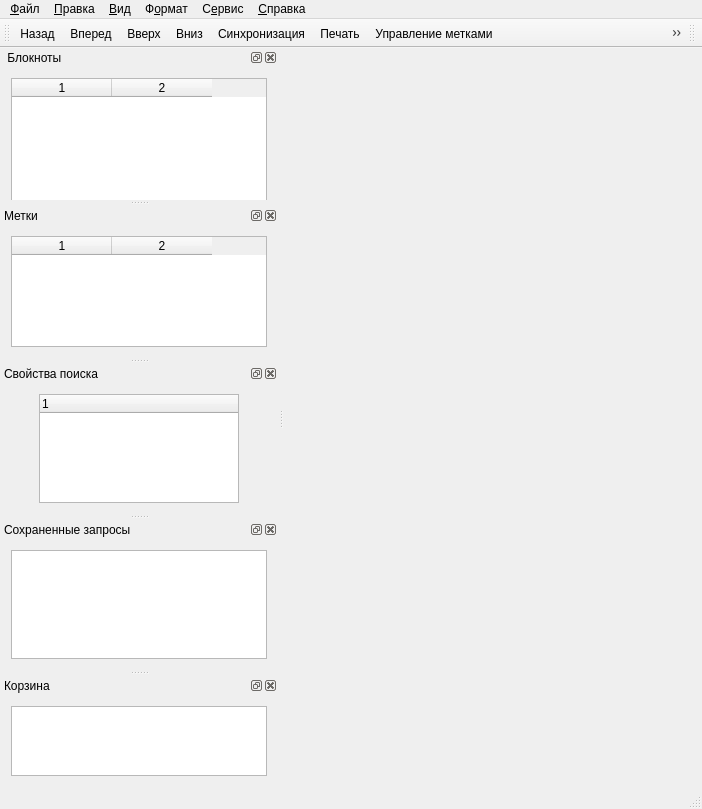
<?xml version="1.0" encoding="UTF-8"?>
<ui version="4.0">
 <class>MainWindow</class>
 <widget class="QMainWindow" name="MainWindow">
  <property name="windowModality">
   <enum>Qt::WindowModal</enum>
  </property>
  <property name="geometry">
   <rect>
    <x>0</x>
    <y>0</y>
    <width>702</width>
    <height>785</height>
   </rect>
  </property>
  <property name="windowTitle">
   <string>MainWindow</string>
  </property>
  <property name="toolButtonStyle">
   <enum>Qt::ToolButtonTextOnly</enum>
  </property>
  <property name="dockNestingEnabled">
   <bool>true</bool>
  </property>
  <widget class="QWidget" name="centralWidget"/>
  <widget class="QMenuBar" name="menuBar">
   <property name="geometry">
    <rect>
     <x>0</x>
     <y>0</y>
     <width>702</width>
     <height>21</height>
    </rect>
   </property>
   <widget class="QMenu" name="menuFile">
    <property name="title">
     <string>&amp;Файл</string>
    </property>
    <widget class="QMenu" name="menuNote">
     <property name="title">
      <string>Заметка</string>
     </property>
     <property name="icon">
      <iconset theme="x-office-document">
       <normaloff/>
      </iconset>
     </property>
     <addaction name="ActionNoteAdd"/>
     <addaction name="ActionNoteDelete"/>
     <addaction name="ActionNoteReindex"/>
     <addaction name="separator"/>
     <addaction name="ActionNoteSetLabels"/>
     <addaction name="separator"/>
     <addaction name="ActionNoteHistory"/>
     <addaction name="ActionNoteCopy"/>
     <addaction name="ActionNoteUnite"/>
    </widget>
    <widget class="QMenu" name="menuNotepad">
     <property name="title">
      <string>Блокнот</string>
     </property>
     <property name="icon">
      <iconset theme="folder">
       <normaloff/>
      </iconset>
     </property>
     <addaction name="ActionNotepadAdd"/>
     <addaction name="ActionNotepadProperties"/>
     <addaction name="ActionNotepadDelete"/>
     <addaction name="separator"/>
     <addaction name="ActionNotepadSetStack"/>
     <addaction name="ActionNotepadOpenClose"/>
    </widget>
    <widget class="QMenu" name="menuLabel">
     <property name="title">
      <string>Метка</string>
     </property>
     <property name="icon">
      <iconset resource="resource/icons.qrc">
       <normaloff>:/label/tag.png</normaloff>:/label/tag.png</iconset>
     </property>
     <addaction name="ActionLabelAdd"/>
     <addaction name="ActionLabelProperties"/>
     <addaction name="ActionLabelDelete"/>
     <addaction name="separator"/>
    </widget>
    <widget class="QMenu" name="menuRequest">
     <property name="title">
      <string>Запрос</string>
     </property>
     <addaction name="ActionRequestAdd"/>
     <addaction name="ActionRequestProperties"/>
     <addaction name="ActionRequestDelete"/>
    </widget>
    <addaction name="menuNote"/>
    <addaction name="menuNotepad"/>
    <addaction name="menuLabel"/>
    <addaction name="menuRequest"/>
    <addaction name="separator"/>
    <addaction name="ActionSendMail"/>
    <addaction name="ActionPrint"/>
    <addaction name="separator"/>
    <addaction name="ActionImportNotes"/>
    <addaction name="ActionExportChosenNotes"/>
    <addaction name="ActionBackupCopy"/>
    <addaction name="ActionRestoreDatabase"/>
    <addaction name="separator"/>
    <addaction name="ActionSelectiveSync"/>
    <addaction name="separator"/>
    <addaction name="ActionClenup"/>
    <addaction name="ActionExit"/>
   </widget>
   <widget class="QMenu" name="menuEdit">
    <property name="title">
     <string>&amp;Правка</string>
    </property>
    <addaction name="ActionFindInsideNote"/>
    <addaction name="separator"/>
    <addaction name="ActionUndo"/>
    <addaction name="ActionRedo"/>
    <addaction name="separator"/>
    <addaction name="ActionCut"/>
    <addaction name="ActionCopy"/>
    <addaction name="ActionInsert"/>
    <addaction name="ActionInsertAsText"/>
    <addaction name="separator"/>
    <addaction name="ActionSettings"/>
   </widget>
   <widget class="QMenu" name="menuView">
    <property name="title">
     <string>&amp;Вид</string>
    </property>
    <addaction name="ActionShowNoteInfo"/>
    <addaction name="ActionShowSource"/>
    <addaction name="separator"/>
    <addaction name="ActionWideListView"/>
    <addaction name="ActionNarrowListView"/>
    <addaction name="ActionPleliminaryView"/>
    <addaction name="separator"/>
    <addaction name="ActionShowNotesList"/>
    <addaction name="ActionShowSearchBar"/>
    <addaction name="ActionShowQuotaLimit"/>
    <addaction name="ActionShowZoom"/>
    <addaction name="ActionShowNotepadList"/>
    <addaction name="ActionShowLabelList"/>
    <addaction name="ActionShowSearchProperties"/>
    <addaction name="ActionShowSavedRequests"/>
    <addaction name="ActionShowTrash"/>
    <addaction name="ActionShowEditorPanel"/>
    <addaction name="ActionHideAdditionalPanels"/>
    <addaction name="ActionShowInstrumentsPanel"/>
   </widget>
   <widget class="QMenu" name="menuFormat">
    <property name="title">
     <string>Ф&amp;ормат</string>
    </property>
    <widget class="QMenu" name="menuTable">
     <property name="title">
      <string>Таблица</string>
     </property>
     <addaction name="ActionInsertTable"/>
     <addaction name="ActionInsertRow"/>
     <addaction name="ActionInsertColumn"/>
     <addaction name="ActionRemoveRow"/>
     <addaction name="ActionRemoveColumn"/>
    </widget>
    <widget class="QMenu" name="menuImage">
     <property name="title">
      <string>Изображение</string>
     </property>
     <property name="icon">
      <iconset theme="image-x-generic">
       <normaloff/>
      </iconset>
     </property>
     <addaction name="ActionSaveImage"/>
     <addaction name="ActionRotateClockwise"/>
     <addaction name="ActionRotateCounterClockwise"/>
    </widget>
    <widget class="QMenu" name="menuAlign">
     <property name="title">
      <string>Выровнять</string>
     </property>
     <addaction name="ActionAlignLeft"/>
     <addaction name="ActionAlignCenter"/>
     <addaction name="ActionAlignRight"/>
    </widget>
    <widget class="QMenu" name="menuList">
     <property name="title">
      <string>Вставить список</string>
     </property>
     <addaction name="ActionInsertBulletedList"/>
     <addaction name="ActionInsertNumberedList"/>
    </widget>
    <widget class="QMenu" name="menuIndentation">
     <property name="title">
      <string>Отступ</string>
     </property>
     <addaction name="ActionIncreaseIndentation"/>
     <addaction name="ActionDecreaseIndentation"/>
    </widget>
    <addaction name="ActionFontBold"/>
    <addaction name="ActionFontUnderlined"/>
    <addaction name="ActionFontItalic"/>
    <addaction name="separator"/>
    <addaction name="ActionFontStrikeout"/>
    <addaction name="ActionInsertHorizontalLine"/>
    <addaction name="separator"/>
    <addaction name="ActionUpperIndex"/>
    <addaction name="ActionLowerIndex"/>
    <addaction name="separator"/>
    <addaction name="menuTable"/>
    <addaction name="menuImage"/>
    <addaction name="separator"/>
    <addaction name="menuAlign"/>
    <addaction name="menuList"/>
    <addaction name="menuIndentation"/>
   </widget>
   <widget class="QMenu" name="menuService">
    <property name="title">
     <string>С&amp;ервис</string>
    </property>
    <addaction name="ActionSync"/>
    <addaction name="ActionConnect"/>
    <addaction name="separator"/>
    <addaction name="ActionSpellCheck"/>
    <addaction name="ActionAccountInfo"/>
    <addaction name="ActionReindexDatabase"/>
    <addaction name="ActionDisableNotesIndexing"/>
    <addaction name="separator"/>
    <addaction name="ActionEncryptDatabase"/>
    <addaction name="ActionDatabaseStatus"/>
    <addaction name="separator"/>
    <addaction name="ActionImportFolders"/>
   </widget>
   <widget class="QMenu" name="menuHelp">
    <property name="title">
     <string>&amp;Справка</string>
    </property>
    <addaction name="ActionReleaseComments"/>
    <addaction name="ActionCheckForUpdates"/>
    <addaction name="ActionViewLogs"/>
   </widget>
   <addaction name="menuFile"/>
   <addaction name="menuEdit"/>
   <addaction name="menuView"/>
   <addaction name="menuFormat"/>
   <addaction name="menuService"/>
   <addaction name="menuHelp"/>
  </widget>
  <widget class="QToolBar" name="mainToolBar">
   <property name="toolButtonStyle">
    <enum>Qt::ToolButtonIconOnly</enum>
   </property>
   <attribute name="toolBarArea">
    <enum>TopToolBarArea</enum>
   </attribute>
   <attribute name="toolBarBreak">
    <bool>false</bool>
   </attribute>
   <addaction name="ActionGoPrevious"/>
   <addaction name="ActionGoNext"/>
   <addaction name="ActionGoUp"/>
   <addaction name="ActionGoDown"/>
   <addaction name="ActionSynchronizeButton"/>
   <addaction name="ActionPrint"/>
   <addaction name="ActionManageLabelsButton"/>
   <addaction name="ActionShowNoteAttributesButton"/>
   <addaction name="ActionSendMail"/>
   <addaction name="ActionNoteDelete"/>
   <addaction name="ActionNoteAdd"/>
  </widget>
  <widget class="QStatusBar" name="statusBar">
   <property name="enabled">
    <bool>true</bool>
   </property>
  </widget>
  <widget class="QDockWidget" name="dockNotebooks">
   <property name="sizePolicy">
    <sizepolicy hsizetype="Expanding" vsizetype="Expanding">
     <horstretch>0</horstretch>
     <verstretch>0</verstretch>
    </sizepolicy>
   </property>
   <property name="minimumSize">
    <size>
     <width>150</width>
     <height>152</height>
    </size>
   </property>
   <property name="maximumSize">
    <size>
     <width>350</width>
     <height>349</height>
    </size>
   </property>
   <property name="features">
    <set>QDockWidget::AllDockWidgetFeatures</set>
   </property>
   <property name="windowTitle">
    <string> Блокноты</string>
   </property>
   <attribute name="dockWidgetArea">
    <number>1</number>
   </attribute>
   <widget class="QWidget" name="dockContentsNotebooks">
    <property name="minimumSize">
     <size>
      <width>150</width>
      <height>130</height>
     </size>
    </property>
    <property name="maximumSize">
     <size>
      <width>350</width>
      <height>330</height>
     </size>
    </property>
    <property name="autoFillBackground">
     <bool>false</bool>
    </property>
    <layout class="QHBoxLayout" name="horizontalLayout">
     <item>
      <widget class="QTableWidget" name="tableNotebooks">
       <property name="minimumSize">
        <size>
         <width>140</width>
         <height>130</height>
        </size>
       </property>
       <property name="maximumSize">
        <size>
         <width>340</width>
         <height>330</height>
        </size>
       </property>
       <property name="mouseTracking">
        <bool>false</bool>
       </property>
       <property name="layoutDirection">
        <enum>Qt::LeftToRight</enum>
       </property>
       <property name="sortingEnabled">
        <bool>true</bool>
       </property>
       <property name="columnCount">
        <number>2</number>
       </property>
       <column/>
       <column/>
      </widget>
     </item>
    </layout>
   </widget>
  </widget>
  <widget class="QDockWidget" name="dockLabels">
   <property name="sizePolicy">
    <sizepolicy hsizetype="Expanding" vsizetype="Expanding">
     <horstretch>0</horstretch>
     <verstretch>0</verstretch>
    </sizepolicy>
   </property>
   <property name="minimumSize">
    <size>
     <width>150</width>
     <height>152</height>
    </size>
   </property>
   <property name="maximumSize">
    <size>
     <width>350</width>
     <height>350</height>
    </size>
   </property>
   <property name="features">
    <set>QDockWidget::AllDockWidgetFeatures</set>
   </property>
   <property name="windowTitle">
    <string>Метки</string>
   </property>
   <attribute name="dockWidgetArea">
    <number>1</number>
   </attribute>
   <widget class="QWidget" name="dockContentsLabels">
    <property name="sizePolicy">
     <sizepolicy hsizetype="Preferred" vsizetype="Preferred">
      <horstretch>0</horstretch>
      <verstretch>0</verstretch>
     </sizepolicy>
    </property>
    <property name="minimumSize">
     <size>
      <width>150</width>
      <height>130</height>
     </size>
    </property>
    <property name="maximumSize">
     <size>
      <width>350</width>
      <height>350</height>
     </size>
    </property>
    <layout class="QHBoxLayout" name="horizontalLayout_2">
     <item>
      <widget class="QTableWidget" name="tableLabels">
       <property name="columnCount">
        <number>2</number>
       </property>
       <column/>
       <column/>
      </widget>
     </item>
    </layout>
   </widget>
  </widget>
  <widget class="QDockWidget" name="dockSearchProperties">
   <property name="sizePolicy">
    <sizepolicy hsizetype="Expanding" vsizetype="Expanding">
     <horstretch>0</horstretch>
     <verstretch>0</verstretch>
    </sizepolicy>
   </property>
   <property name="minimumSize">
    <size>
     <width>150</width>
     <height>150</height>
    </size>
   </property>
   <property name="maximumSize">
    <size>
     <width>1000</width>
     <height>1000</height>
    </size>
   </property>
   <property name="windowTitle">
    <string>Свойства поиска</string>
   </property>
   <attribute name="dockWidgetArea">
    <number>1</number>
   </attribute>
   <widget class="QWidget" name="dockContentsSearchProperties">
    <layout class="QHBoxLayout" name="horizontalLayout_3">
     <item>
      <widget class="QTreeWidget" name="treeSearchProperties">
       <property name="minimumSize">
        <size>
         <width>100</width>
         <height>100</height>
        </size>
       </property>
       <property name="maximumSize">
        <size>
         <width>200</width>
         <height>300</height>
        </size>
       </property>
       <column>
        <property name="text">
         <string notr="true">1</string>
        </property>
       </column>
      </widget>
     </item>
    </layout>
   </widget>
  </widget>
  <widget class="QDockWidget" name="dockSavedRequests">
   <property name="minimumSize">
    <size>
     <width>150</width>
     <height>150</height>
    </size>
   </property>
   <property name="maximumSize">
    <size>
     <width>1000</width>
     <height>1000</height>
    </size>
   </property>
   <property name="windowTitle">
    <string>Сохраненные запросы</string>
   </property>
   <attribute name="dockWidgetArea">
    <number>1</number>
   </attribute>
   <widget class="QWidget" name="dockContentsSavedRequests">
    <layout class="QHBoxLayout" name="horizontalLayout_4">
     <item>
      <widget class="QListWidget" name="listSavedRequests"/>
     </item>
    </layout>
   </widget>
  </widget>
  <widget class="QToolBar" name="toolBar">
   <property name="windowTitle">
    <string>toolBar</string>
   </property>
   <attribute name="toolBarArea">
    <enum>TopToolBarArea</enum>
   </attribute>
   <attribute name="toolBarBreak">
    <bool>false</bool>
   </attribute>
  </widget>
  <widget class="QDockWidget" name="dockTrash">
   <property name="windowTitle">
    <string>Корзина</string>
   </property>
   <attribute name="dockWidgetArea">
    <number>1</number>
   </attribute>
   <widget class="QWidget" name="dockContentsTrash">
    <layout class="QHBoxLayout" name="horizontalLayout_5">
     <item>
      <widget class="QListWidget" name="listTrash"/>
     </item>
    </layout>
   </widget>
  </widget>
  <action name="ActionNoteAdd">
   <property name="icon">
    <iconset theme="document-new">
     <normaloff/>
    </iconset>
   </property>
   <property name="text">
    <string>Добавить</string>
   </property>
   <property name="shortcut">
    <string>Ctrl+N</string>
   </property>
   <property name="shortcutContext">
    <enum>Qt::WindowShortcut</enum>
   </property>
  </action>
  <action name="ActionNoteDelete">
   <property name="icon">
    <iconset theme="edit-delete">
     <normaloff/>
    </iconset>
   </property>
   <property name="text">
    <string>Удалить</string>
   </property>
  </action>
  <action name="ActionNoteReindex">
   <property name="text">
    <string>Переиндексировать</string>
   </property>
  </action>
  <action name="ActionNoteSetLabels">
   <property name="text">
    <string>Присвоить метки</string>
   </property>
  </action>
  <action name="ActionNoteHistory">
   <property name="text">
    <string>История заметки</string>
   </property>
  </action>
  <action name="ActionNoteCopy">
   <property name="icon">
    <iconset theme="edit-copy">
     <normaloff/>
    </iconset>
   </property>
   <property name="text">
    <string>Копировать</string>
   </property>
  </action>
  <action name="ActionNoteUnite">
   <property name="text">
    <string>Объединить заметки</string>
   </property>
  </action>
  <action name="ActionNotepadAdd">
   <property name="icon">
    <iconset theme="folder-new">
     <normaloff/>
    </iconset>
   </property>
   <property name="text">
    <string>Добавить</string>
   </property>
  </action>
  <action name="ActionNotepadProperties">
   <property name="text">
    <string>Свойства</string>
   </property>
  </action>
  <action name="ActionNotepadDelete">
   <property name="icon">
    <iconset theme="edit-delete">
     <normaloff/>
    </iconset>
   </property>
   <property name="text">
    <string>Удалить</string>
   </property>
  </action>
  <action name="ActionNotepadSetStack">
   <property name="icon">
    <iconset theme="list-add">
     <normaloff/>
    </iconset>
   </property>
   <property name="text">
    <string>Добавить в набор</string>
   </property>
  </action>
  <action name="ActionNotepadOpenClose">
   <property name="text">
    <string>Открыть/закрыть блокноты</string>
   </property>
  </action>
  <action name="ActionNotepadChangeIcon">
   <property name="text">
    <string>Установить лого</string>
   </property>
  </action>
  <action name="ActionLabelAdd">
   <property name="text">
    <string>Добавить</string>
   </property>
  </action>
  <action name="ActionLabelProperties">
   <property name="text">
    <string>Свойства</string>
   </property>
  </action>
  <action name="ActionLabelDelete">
   <property name="text">
    <string>Удалить</string>
   </property>
  </action>
  <action name="ActionLabelUnite">
   <property name="text">
    <string>Объединить метки</string>
   </property>
  </action>
  <action name="ActionLabelChangeIcon">
   <property name="text">
    <string>Изменить лого</string>
   </property>
  </action>
  <action name="ActionRequestAdd">
   <property name="text">
    <string>Добавить</string>
   </property>
  </action>
  <action name="ActionRequestProperties">
   <property name="text">
    <string>Свойства</string>
   </property>
  </action>
  <action name="ActionRequestDelete">
   <property name="text">
    <string>Удалить</string>
   </property>
  </action>
  <action name="ActionRequestChangeIcon">
   <property name="text">
    <string>Изменить лого</string>
   </property>
  </action>
  <action name="ActionSendMail">
   <property name="icon">
    <iconset theme="mail-send">
     <normaloff/>
    </iconset>
   </property>
   <property name="text">
    <string>Отправить по почте</string>
   </property>
   <property name="shortcut">
    <string>Ctrl+Shift+E</string>
   </property>
  </action>
  <action name="ActionPrint">
   <property name="icon">
    <iconset theme="printer">
     <normaloff/>
    </iconset>
   </property>
   <property name="text">
    <string>Печать</string>
   </property>
   <property name="shortcut">
    <string>Ctrl+P</string>
   </property>
  </action>
  <action name="ActionImportNotes">
   <property name="text">
    <string>Импорт заметок</string>
   </property>
  </action>
  <action name="ActionExportChosenNotes">
   <property name="text">
    <string>Экспорт выделенных заметок</string>
   </property>
  </action>
  <action name="ActionBackupCopy">
   <property name="text">
    <string>Резервное копирование базы данных</string>
   </property>
  </action>
  <action name="ActionRestoreDatabase">
   <property name="text">
    <string>Восстановление базы данных</string>
   </property>
  </action>
  <action name="ActionSelectiveSync">
   <property name="text">
    <string>Выборочная синхронизация</string>
   </property>
  </action>
  <action name="ActionClenup">
   <property name="icon">
    <iconset theme="user-trash">
     <normaloff/>
    </iconset>
   </property>
   <property name="text">
    <string>Очистить корзину</string>
   </property>
  </action>
  <action name="ActionExit">
   <property name="icon">
    <iconset theme="application-exit">
     <normaloff/>
    </iconset>
   </property>
   <property name="text">
    <string>Выход</string>
   </property>
   <property name="shortcut">
    <string>Ctrl+Q</string>
   </property>
  </action>
  <action name="ActionFindInsideNote">
   <property name="icon">
    <iconset theme="system-search">
     <normaloff/>
    </iconset>
   </property>
   <property name="text">
    <string>Найти внутри заметки</string>
   </property>
   <property name="shortcut">
    <string>Ctrl+F</string>
   </property>
  </action>
  <action name="ActionUndo">
   <property name="icon">
    <iconset theme="edit-undo">
     <normaloff/>
    </iconset>
   </property>
   <property name="text">
    <string>Отменить</string>
   </property>
   <property name="shortcut">
    <string>Ctrl+Z</string>
   </property>
  </action>
  <action name="ActionRedo">
   <property name="icon">
    <iconset theme="edit-redo">
     <normaloff/>
    </iconset>
   </property>
   <property name="text">
    <string>Вернуть</string>
   </property>
   <property name="shortcut">
    <string>Ctrl+Y</string>
   </property>
  </action>
  <action name="ActionCut">
   <property name="icon">
    <iconset theme="edit-cut">
     <normaloff/>
    </iconset>
   </property>
   <property name="text">
    <string>Вырезать</string>
   </property>
   <property name="shortcut">
    <string>Ctrl+X</string>
   </property>
  </action>
  <action name="ActionCopy">
   <property name="icon">
    <iconset theme="edit-copy">
     <normaloff/>
    </iconset>
   </property>
   <property name="text">
    <string>Копировать</string>
   </property>
   <property name="shortcut">
    <string>Ctrl+C</string>
   </property>
  </action>
  <action name="ActionInsert">
   <property name="icon">
    <iconset theme="edit-paste">
     <normaloff/>
    </iconset>
   </property>
   <property name="text">
    <string>Вставить</string>
   </property>
   <property name="shortcut">
    <string>Ctrl+V</string>
   </property>
  </action>
  <action name="ActionInsertAsText">
   <property name="icon">
    <iconset theme="insert-text">
     <normaloff/>
    </iconset>
   </property>
   <property name="text">
    <string>Вставить как текст</string>
   </property>
   <property name="shortcut">
    <string>Ctrl+Shift+P</string>
   </property>
  </action>
  <action name="ActionSettings">
   <property name="icon">
    <iconset theme="emblem-system">
     <normaloff/>
    </iconset>
   </property>
   <property name="text">
    <string>Настройки</string>
   </property>
  </action>
  <action name="ActionShowNoteInfo">
   <property name="checkable">
    <bool>true</bool>
   </property>
   <property name="checked">
    <bool>true</bool>
   </property>
   <property name="text">
    <string>Показать информацию о заметке</string>
   </property>
   <property name="shortcut">
    <string>F8</string>
   </property>
  </action>
  <action name="ActionShowSource">
   <property name="checkable">
    <bool>true</bool>
   </property>
   <property name="text">
    <string>Показать источник</string>
   </property>
  </action>
  <action name="ActionWideListView">
   <property name="checkable">
    <bool>true</bool>
   </property>
   <property name="checked">
    <bool>true</bool>
   </property>
   <property name="text">
    <string>Расширенный вид</string>
   </property>
  </action>
  <action name="ActionNarrowListView">
   <property name="checkable">
    <bool>true</bool>
   </property>
   <property name="text">
    <string>Сжатый вид</string>
   </property>
  </action>
  <action name="ActionPleliminaryView">
   <property name="text">
    <string>Предварительный просмотр</string>
   </property>
  </action>
  <action name="ActionShowNotesList">
   <property name="checkable">
    <bool>true</bool>
   </property>
   <property name="checked">
    <bool>true</bool>
   </property>
   <property name="text">
    <string>Показать список заметок</string>
   </property>
   <property name="shortcut">
    <string>F10</string>
   </property>
  </action>
  <action name="ActionShowSearchBar">
   <property name="checkable">
    <bool>true</bool>
   </property>
   <property name="text">
    <string>Показать окно поиска</string>
   </property>
  </action>
  <action name="ActionShowQuotaLimit">
   <property name="checkable">
    <bool>true</bool>
   </property>
   <property name="text">
    <string>Показать лимит доступного места</string>
   </property>
  </action>
  <action name="ActionShowZoom">
   <property name="checkable">
    <bool>true</bool>
   </property>
   <property name="checked">
    <bool>true</bool>
   </property>
   <property name="text">
    <string>Показать коэффициент увеличения шрифта</string>
   </property>
  </action>
  <action name="ActionShowNotepadList">
   <property name="checkable">
    <bool>true</bool>
   </property>
   <property name="checked">
    <bool>true</bool>
   </property>
   <property name="text">
    <string>Показать список блокнотов</string>
   </property>
  </action>
  <action name="ActionShowLabelList">
   <property name="checkable">
    <bool>true</bool>
   </property>
   <property name="checked">
    <bool>true</bool>
   </property>
   <property name="text">
    <string>Показать список меток</string>
   </property>
  </action>
  <action name="ActionShowSearchProperties">
   <property name="checkable">
    <bool>true</bool>
   </property>
   <property name="checked">
    <bool>true</bool>
   </property>
   <property name="text">
    <string>Показать свойства поиска</string>
   </property>
  </action>
  <action name="ActionShowSavedRequests">
   <property name="checkable">
    <bool>true</bool>
   </property>
   <property name="checked">
    <bool>true</bool>
   </property>
   <property name="text">
    <string>Показать сохранённые запросы</string>
   </property>
  </action>
  <action name="ActionShowTrash">
   <property name="checkable">
    <bool>true</bool>
   </property>
   <property name="checked">
    <bool>true</bool>
   </property>
   <property name="text">
    <string>Показать корзину</string>
   </property>
  </action>
  <action name="ActionShowEditorPanel">
   <property name="checkable">
    <bool>true</bool>
   </property>
   <property name="checked">
    <bool>true</bool>
   </property>
   <property name="text">
    <string>Показать панель редактирования</string>
   </property>
  </action>
  <action name="ActionHideAdditionalPanels">
   <property name="checkable">
    <bool>true</bool>
   </property>
   <property name="text">
    <string>Скрыть дополнительные панели</string>
   </property>
   <property name="shortcut">
    <string>F11</string>
   </property>
  </action>
  <action name="ActionShowInstrumentsPanel">
   <property name="checkable">
    <bool>true</bool>
   </property>
   <property name="checked">
    <bool>true</bool>
   </property>
   <property name="text">
    <string>Показать панель инструментов</string>
   </property>
  </action>
  <action name="ActionFontBold">
   <property name="icon">
    <iconset theme="format-text-bold">
     <normaloff/>
    </iconset>
   </property>
   <property name="text">
    <string>Полужирный</string>
   </property>
   <property name="shortcut">
    <string>Ctrl+B</string>
   </property>
  </action>
  <action name="ActionFontUnderlined">
   <property name="icon">
    <iconset theme="format-text-underline">
     <normaloff/>
    </iconset>
   </property>
   <property name="text">
    <string>Подчеркнутый</string>
   </property>
   <property name="shortcut">
    <string>Ctrl+U</string>
   </property>
  </action>
  <action name="ActionFontItalic">
   <property name="icon">
    <iconset theme="format-text-italic">
     <normaloff/>
    </iconset>
   </property>
   <property name="text">
    <string>Курсив</string>
   </property>
   <property name="shortcut">
    <string>Ctrl+I</string>
   </property>
  </action>
  <action name="ActionFontStrikeout">
   <property name="icon">
    <iconset theme="format-text-strikethrough">
     <normaloff/>
    </iconset>
   </property>
   <property name="text">
    <string>Зачеркнутый</string>
   </property>
   <property name="shortcut">
    <string>Ctrl+-</string>
   </property>
  </action>
  <action name="ActionInsertHorizontalLine">
   <property name="text">
    <string>Вставить горизонтальную линию</string>
   </property>
  </action>
  <action name="ActionUpperIndex">
   <property name="icon">
    <iconset theme="go-top">
     <normaloff/>
    </iconset>
   </property>
   <property name="text">
    <string>Верхний индекс</string>
   </property>
   <property name="shortcut">
    <string>Ctrl+]</string>
   </property>
  </action>
  <action name="ActionLowerIndex">
   <property name="icon">
    <iconset theme="go-bottom">
     <normaloff/>
    </iconset>
   </property>
   <property name="text">
    <string>Нижний индекс</string>
   </property>
   <property name="shortcut">
    <string>Ctrl+[</string>
   </property>
  </action>
  <action name="ActionInsertTable">
   <property name="icon">
    <iconset resource="resource/icons.qrc">
     <normaloff>:/format_text_elements/insert_table.png</normaloff>:/format_text_elements/insert_table.png</iconset>
   </property>
   <property name="text">
    <string>Вставить таблицу</string>
   </property>
  </action>
  <action name="ActionInsertRow">
   <property name="text">
    <string>Вставить строку</string>
   </property>
  </action>
  <action name="ActionInsertColumn">
   <property name="text">
    <string>Вставить столбец</string>
   </property>
  </action>
  <action name="ActionRemoveRow">
   <property name="text">
    <string>Удалить строку</string>
   </property>
  </action>
  <action name="ActionRemoveColumn">
   <property name="text">
    <string>Удалить столбец</string>
   </property>
  </action>
  <action name="ActionSaveImage">
   <property name="icon">
    <iconset theme="document-save">
     <normaloff/>
    </iconset>
   </property>
   <property name="text">
    <string>Сохранить изображение</string>
   </property>
  </action>
  <action name="ActionRotateClockwise">
   <property name="icon">
    <iconset theme="object-rotate-right">
     <normaloff/>
    </iconset>
   </property>
   <property name="text">
    <string>Повернуть по часовой стрелке</string>
   </property>
  </action>
  <action name="ActionRotateCounterClockwise">
   <property name="icon">
    <iconset theme="object-rotate-left">
     <normaloff/>
    </iconset>
   </property>
   <property name="text">
    <string>Повернуть против часовой стрелки</string>
   </property>
  </action>
  <action name="ActionAlignLeft">
   <property name="icon">
    <iconset theme="format-justify-left">
     <normaloff/>
    </iconset>
   </property>
   <property name="text">
    <string>Влево</string>
   </property>
   <property name="shortcut">
    <string>Ctrl+L</string>
   </property>
  </action>
  <action name="ActionAlignCenter">
   <property name="icon">
    <iconset theme="format-justify-center">
     <normaloff/>
    </iconset>
   </property>
   <property name="text">
    <string>По центру</string>
   </property>
   <property name="shortcut">
    <string>Ctrl+E</string>
   </property>
  </action>
  <action name="ActionAlignRight">
   <property name="icon">
    <iconset theme="format-justify-right">
     <normaloff/>
    </iconset>
   </property>
   <property name="text">
    <string>Вправо</string>
   </property>
   <property name="shortcut">
    <string>Ctrl+R</string>
   </property>
  </action>
  <action name="ActionInsertBulletedList">
   <property name="text">
    <string>Маркированный список</string>
   </property>
   <property name="shortcut">
    <string>Ctrl+Shift+B</string>
   </property>
  </action>
  <action name="ActionInsertNumberedList">
   <property name="text">
    <string>Нумерованный список</string>
   </property>
   <property name="shortcut">
    <string>Ctrl+Shift+N</string>
   </property>
  </action>
  <action name="ActionIncreaseIndentation">
   <property name="icon">
    <iconset theme="format-indent-less">
     <normaloff/>
    </iconset>
   </property>
   <property name="text">
    <string>&gt;&gt; Увеличить</string>
   </property>
   <property name="toolTip">
    <string>Увеличить отступ</string>
   </property>
   <property name="shortcut">
    <string>Ctrl+M</string>
   </property>
  </action>
  <action name="ActionDecreaseIndentation">
   <property name="icon">
    <iconset theme="format-indent-less">
     <normaloff/>
    </iconset>
   </property>
   <property name="text">
    <string>&lt;&lt; Уменьшить</string>
   </property>
   <property name="toolTip">
    <string>Уменьшить отступ</string>
   </property>
   <property name="shortcut">
    <string>Ctrl+Shift+M</string>
   </property>
  </action>
  <action name="ActionSync">
   <property name="enabled">
    <bool>false</bool>
   </property>
   <property name="text">
    <string>Синхронизация</string>
   </property>
   <property name="shortcut">
    <string>F9</string>
   </property>
  </action>
  <action name="ActionConnect">
   <property name="text">
    <string>Соединиться</string>
   </property>
  </action>
  <action name="ActionSpellCheck">
   <property name="text">
    <string>Проверка орфографии</string>
   </property>
  </action>
  <action name="ActionAccountInfo">
   <property name="text">
    <string>Об аккаунте</string>
   </property>
  </action>
  <action name="ActionReindexDatabase">
   <property name="text">
    <string>Переиндексировать базу данных</string>
   </property>
  </action>
  <action name="ActionDisableNotesIndexing">
   <property name="checkable">
    <bool>true</bool>
   </property>
   <property name="text">
    <string>Отключить индексацию заметок</string>
   </property>
  </action>
  <action name="ActionEncryptDatabase">
   <property name="text">
    <string>Зашифровать базу данных</string>
   </property>
  </action>
  <action name="ActionDatabaseStatus">
   <property name="text">
    <string>Состояние базы данных</string>
   </property>
  </action>
  <action name="ActionImportFolders">
   <property name="text">
    <string>Импорт папок</string>
   </property>
  </action>
  <action name="ActionReleaseComments">
   <property name="text">
    <string>Комментарии к релизам</string>
   </property>
  </action>
  <action name="ActionCheckForUpdates">
   <property name="text">
    <string>Проверка обновлений</string>
   </property>
  </action>
  <action name="ActionViewLogs">
   <property name="text">
    <string>Просмотр логов</string>
   </property>
  </action>
  <action name="ActionGoPrevious">
   <property name="icon">
    <iconset theme="go-previous">
     <normaloff/>
    </iconset>
   </property>
   <property name="text">
    <string>Назад</string>
   </property>
   <property name="toolTip">
    <string>Назад</string>
   </property>
  </action>
  <action name="ActionGoNext">
   <property name="icon">
    <iconset theme="go-next">
     <normaloff/>
    </iconset>
   </property>
   <property name="text">
    <string>Вперед</string>
   </property>
   <property name="toolTip">
    <string>Вперед</string>
   </property>
  </action>
  <action name="ActionGoUp">
   <property name="enabled">
    <bool>true</bool>
   </property>
   <property name="icon">
    <iconset theme="go-up">
     <normaloff/>
    </iconset>
   </property>
   <property name="text">
    <string>Вверх</string>
   </property>
   <property name="toolTip">
    <string>Вверх</string>
   </property>
  </action>
  <action name="ActionGoDown">
   <property name="icon">
    <iconset theme="go-down">
     <normaloff/>
    </iconset>
   </property>
   <property name="text">
    <string>Вниз</string>
   </property>
   <property name="toolTip">
    <string>Вниз</string>
   </property>
  </action>
  <action name="ActionSynchronizeButton">
   <property name="icon">
    <iconset resource="resource/icons.qrc">
     <normaloff>:/sync_icons/stat_notify_sync.png</normaloff>:/sync_icons/stat_notify_sync.png</iconset>
   </property>
   <property name="text">
    <string>Синхронизация</string>
   </property>
   <property name="toolTip">
    <string>Синхронизация</string>
   </property>
   <property name="shortcut">
    <string>F9</string>
   </property>
  </action>
  <action name="ActionShowNoteAttributesButton">
   <property name="icon">
    <iconset theme="dialog-information">
     <normaloff/>
    </iconset>
   </property>
   <property name="text">
    <string>Показать атрибуты заметки</string>
   </property>
   <property name="toolTip">
    <string>Показать атрибуты заметки</string>
   </property>
  </action>
  <action name="ActionManageLabelsButton">
   <property name="icon">
    <iconset resource="resource/icons.qrc">
     <normaloff>:/label/tag.png</normaloff>:/label/tag.png</iconset>
   </property>
   <property name="text">
    <string>Управление метками</string>
   </property>
   <property name="toolTip">
    <string>Управление метками</string>
   </property>
  </action>
 </widget>
 <layoutdefault spacing="6" margin="11"/>
 <resources>
  <include location="resource/icons.qrc"/>
 </resources>
 <connections/>
</ui>
